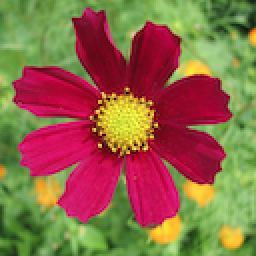
%> input picture Lecture 10/flower.png, 128 x 128 px (shown 2 times larger)
$ octave main.m   (GNU Octave 9; MATLAB toolbox functions it lacks are replaced by stand-ins)
%> lines starting %> are read from the running program, lines starting %| are printed output that depends on the picture; in (x1, y1, x2, y2) boxes, pixels count from 0 and x2, y2 are one past the last pixel; in counts of white or black regions, pixels touching at a corner belong together; the program's own positions count from 1
clc
clear
close all

im = imread('flower.png');
%> im is the input picture: size 128x128x3 uint8; mean R, G, B 143.5, 103.2, 70.8
imGreen = im(:,:,2);
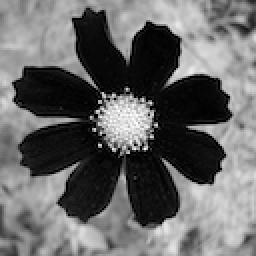
%> imGreen: size 128x128 uint8 (shown 2 times larger); min 0, max 255, mean 103.2

imEdge = edge(imGreen,'sobel');
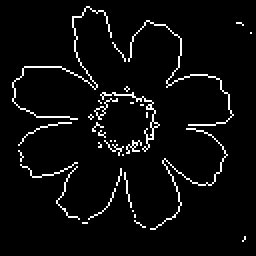
%> imEdge: size 128x128 logical (shown 2 times larger); 4.5% white in thin lines or dots, all inside (x1, y1, x2, y2) = (6, 3, 126, 121)
imshow(imEdge);

$ run again, with Lecture 10/shell.jpg saved as Lecture 10/flower.png
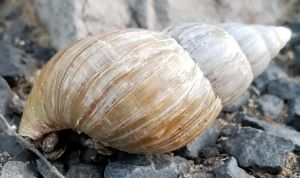
%> input picture Lecture 10/shell.jpg, 300 x 178 px
%> im is the input picture: size 178x300x3 uint8; mean R, G, B 144.9, 140.8, 135.4
%> `imGreen = im(:,:,2);`:
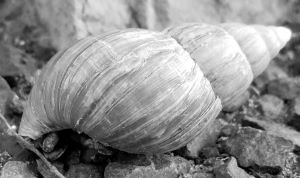
%> imGreen: size 178x300 uint8; min 0, max 255, mean 140.8
%> `imEdge = edge(imGreen,'sobel');`:
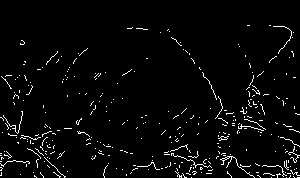
%> imEdge: size 178x300 logical; 3.3% white in thin lines or dots, all inside (x1, y1, x2, y2) = (0, 25, 300, 178)
